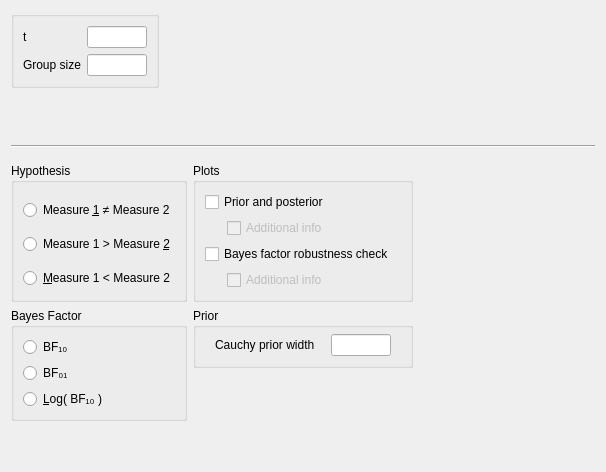
<?xml version="1.0" encoding="UTF-8"?>
<ui version="4.0">
 <class>BainTTestBayesianPairedSamplesForm</class>
 <widget class="QWidget" name="BainTTestBayesianPairedSamplesForm">
  <property name="geometry">
   <rect>
    <x>0</x>
    <y>0</y>
    <width>606</width>
    <height>472</height>
   </rect>
  </property>
  <property name="sizePolicy">
   <sizepolicy hsizetype="Fixed" vsizetype="Preferred">
    <horstretch>0</horstretch>
    <verstretch>0</verstretch>
   </sizepolicy>
  </property>
  <property name="windowTitle">
   <string>Form</string>
  </property>
  <layout class="QGridLayout" name="gridLayout">
   <item row="2" column="0" colspan="2">
    <widget class="Line" name="line">
     <property name="orientation">
      <enum>Qt::Horizontal</enum>
     </property>
    </widget>
   </item>
   <item row="0" column="0">
    <widget class="BoundGroupBox" name="missingValues">
     <property name="title">
      <string/>
     </property>
     <property name="flat">
      <bool>false</bool>
     </property>
     <layout class="QGridLayout" name="gridLayout_6">
      <item row="0" column="0">
       <widget class="QLabel" name="label_2">
        <property name="text">
         <string>t</string>
        </property>
       </widget>
      </item>
      <item row="1" column="0">
       <widget class="QLabel" name="label_3">
        <property name="text">
         <string>&lt;html&gt;&lt;head/&gt;&lt;body&gt;&lt;p&gt;Group size&lt;/p&gt;&lt;/body&gt;&lt;/html&gt;</string>
        </property>
       </widget>
      </item>
      <item row="0" column="1">
       <widget class="BoundTextBox" name="tStatistic">
        <property name="sizePolicy">
         <sizepolicy hsizetype="Fixed" vsizetype="Preferred">
          <horstretch>0</horstretch>
          <verstretch>0</verstretch>
         </sizepolicy>
        </property>
        <property name="minimumSize">
         <size>
          <width>60</width>
          <height>0</height>
         </size>
        </property>
        <property name="maximumSize">
         <size>
          <width>60</width>
          <height>16777215</height>
         </size>
        </property>
       </widget>
      </item>
      <item row="1" column="1">
       <widget class="BoundTextBox" name="n1Size">
        <property name="sizePolicy">
         <sizepolicy hsizetype="Fixed" vsizetype="Preferred">
          <horstretch>0</horstretch>
          <verstretch>0</verstretch>
         </sizepolicy>
        </property>
        <property name="minimumSize">
         <size>
          <width>60</width>
          <height>0</height>
         </size>
        </property>
        <property name="maximumSize">
         <size>
          <width>60</width>
          <height>16777215</height>
         </size>
        </property>
       </widget>
      </item>
     </layout>
    </widget>
   </item>
   <item row="3" column="0" colspan="2">
    <widget class="QWidget" name="gridWidget" native="true">
     <property name="sizePolicy">
      <sizepolicy hsizetype="Fixed" vsizetype="Fixed">
       <horstretch>0</horstretch>
       <verstretch>0</verstretch>
      </sizepolicy>
     </property>
     <layout class="QGridLayout" name="gridLayout_7">
      <property name="leftMargin">
       <number>0</number>
      </property>
      <property name="rightMargin">
       <number>0</number>
      </property>
      <property name="bottomMargin">
       <number>0</number>
      </property>
      <item row="1" column="1">
       <widget class="QWidget" name="widget_3" native="true">
        <property name="sizePolicy">
         <sizepolicy hsizetype="Preferred" vsizetype="Preferred">
          <horstretch>0</horstretch>
          <verstretch>0</verstretch>
         </sizepolicy>
        </property>
        <layout class="QGridLayout" name="gridLayout_2">
         <property name="leftMargin">
          <number>0</number>
         </property>
         <property name="topMargin">
          <number>0</number>
         </property>
         <property name="rightMargin">
          <number>0</number>
         </property>
         <property name="bottomMargin">
          <number>0</number>
         </property>
         <item row="4" column="0">
          <spacer name="verticalSpacer_4">
           <property name="orientation">
            <enum>Qt::Vertical</enum>
           </property>
           <property name="sizeHint" stdset="0">
            <size>
             <width>20</width>
             <height>40</height>
            </size>
           </property>
          </spacer>
         </item>
         <item row="0" column="0">
          <widget class="GroupBox" name="groupBox">
           <property name="title">
            <string>Prior</string>
           </property>
           <layout class="QGridLayout" name="gridLayout_11">
            <property name="topMargin">
             <number>6</number>
            </property>
            <item row="0" column="0">
             <widget class="QLabel" name="label">
              <property name="sizePolicy">
               <sizepolicy hsizetype="Fixed" vsizetype="Fixed">
                <horstretch>0</horstretch>
                <verstretch>0</verstretch>
               </sizepolicy>
              </property>
              <property name="text">
               <string>Cauchy prior width</string>
              </property>
             </widget>
            </item>
            <item row="0" column="1">
             <widget class="BoundTextBox" name="priorWidth">
              <property name="sizePolicy">
               <sizepolicy hsizetype="Fixed" vsizetype="Preferred">
                <horstretch>0</horstretch>
                <verstretch>0</verstretch>
               </sizepolicy>
              </property>
              <property name="minimumSize">
               <size>
                <width>60</width>
                <height>0</height>
               </size>
              </property>
              <property name="maximumSize">
               <size>
                <width>60</width>
                <height>16777215</height>
               </size>
              </property>
             </widget>
            </item>
           </layout>
          </widget>
         </item>
        </layout>
       </widget>
      </item>
      <item row="1" column="0">
       <widget class="QWidget" name="widget_2" native="true">
        <property name="maximumSize">
         <size>
          <width>240</width>
          <height>16777215</height>
         </size>
        </property>
        <layout class="QGridLayout" name="gridLayout_5">
         <property name="leftMargin">
          <number>0</number>
         </property>
         <property name="topMargin">
          <number>0</number>
         </property>
         <property name="rightMargin">
          <number>0</number>
         </property>
         <property name="bottomMargin">
          <number>0</number>
         </property>
         <item row="5" column="0">
          <widget class="BoundGroupBox" name="bayesFactorType">
           <property name="title">
            <string>Bayes Factor</string>
           </property>
           <property name="flat">
            <bool>false</bool>
           </property>
           <layout class="QGridLayout" name="gridLayout_13">
            <item row="0" column="0">
             <widget class="QRadioButton" name="_1">
              <property name="sizePolicy">
               <sizepolicy hsizetype="Fixed" vsizetype="Fixed">
                <horstretch>0</horstretch>
                <verstretch>0</verstretch>
               </sizepolicy>
              </property>
              <property name="text">
               <string>BF₁₀</string>
              </property>
             </widget>
            </item>
            <item row="1" column="0">
             <widget class="QRadioButton" name="_2">
              <property name="sizePolicy">
               <sizepolicy hsizetype="Fixed" vsizetype="Fixed">
                <horstretch>0</horstretch>
                <verstretch>0</verstretch>
               </sizepolicy>
              </property>
              <property name="text">
               <string>BF₀₁</string>
              </property>
             </widget>
            </item>
            <item row="2" column="0">
             <widget class="QRadioButton" name="_3">
              <property name="sizePolicy">
               <sizepolicy hsizetype="Fixed" vsizetype="Fixed">
                <horstretch>0</horstretch>
                <verstretch>0</verstretch>
               </sizepolicy>
              </property>
              <property name="text">
               <string>&amp;Log( BF₁₀ )</string>
              </property>
             </widget>
            </item>
            <item row="1" column="1">
             <spacer name="horizontalSpacer_3">
              <property name="orientation">
               <enum>Qt::Horizontal</enum>
              </property>
              <property name="sizeHint" stdset="0">
               <size>
                <width>40</width>
                <height>20</height>
               </size>
              </property>
             </spacer>
            </item>
           </layout>
          </widget>
         </item>
         <item row="7" column="0">
          <spacer name="verticalSpacer">
           <property name="orientation">
            <enum>Qt::Vertical</enum>
           </property>
           <property name="sizeHint" stdset="0">
            <size>
             <width>20</width>
             <height>40</height>
            </size>
           </property>
          </spacer>
         </item>
        </layout>
       </widget>
      </item>
      <item row="0" column="0">
       <widget class="BoundGroupBox" name="hypothesis">
        <property name="title">
         <string>Hypothesis</string>
        </property>
        <property name="flat">
         <bool>true</bool>
        </property>
        <layout class="QGridLayout" name="gridLayout_9">
         <property name="bottomMargin">
          <number>0</number>
         </property>
         <item row="2" column="0">
          <widget class="QRadioButton" name="_3oneTailedLessThan">
           <property name="sizePolicy">
            <sizepolicy hsizetype="Fixed" vsizetype="Fixed">
             <horstretch>0</horstretch>
             <verstretch>0</verstretch>
            </sizepolicy>
           </property>
           <property name="text">
            <string>&amp;Measure 1 &lt; Measure 2</string>
           </property>
          </widget>
         </item>
         <item row="1" column="0">
          <widget class="QRadioButton" name="_2oneTailedGreaterThan">
           <property name="sizePolicy">
            <sizepolicy hsizetype="Fixed" vsizetype="Fixed">
             <horstretch>0</horstretch>
             <verstretch>0</verstretch>
            </sizepolicy>
           </property>
           <property name="text">
            <string>Measure 1 &gt; Measure &amp;2</string>
           </property>
          </widget>
         </item>
         <item row="0" column="0">
          <widget class="QRadioButton" name="_1twoTailed">
           <property name="sizePolicy">
            <sizepolicy hsizetype="Fixed" vsizetype="Fixed">
             <horstretch>0</horstretch>
             <verstretch>0</verstretch>
            </sizepolicy>
           </property>
           <property name="text">
            <string>Measure &amp;1 ≠ Measure 2</string>
           </property>
          </widget>
         </item>
        </layout>
       </widget>
      </item>
      <item row="0" column="1">
       <widget class="GroupBox" name="plotsGroup">
        <property name="title">
         <string>Plots</string>
        </property>
        <layout class="QGridLayout" name="gridLayout_4">
         <item row="0" column="0" colspan="3">
          <widget class="BoundCheckBox" name="plotPriorAndPosterior">
           <property name="enabled">
            <bool>true</bool>
           </property>
           <property name="sizePolicy">
            <sizepolicy hsizetype="Fixed" vsizetype="Fixed">
             <horstretch>0</horstretch>
             <verstretch>0</verstretch>
            </sizepolicy>
           </property>
           <property name="text">
            <string>Prior and posterior</string>
           </property>
          </widget>
         </item>
         <item row="2" column="1" colspan="3">
          <widget class="BoundCheckBox" name="plotPriorAndPosteriorAdditionalInfo">
           <property name="enabled">
            <bool>false</bool>
           </property>
           <property name="sizePolicy">
            <sizepolicy hsizetype="Fixed" vsizetype="Fixed">
             <horstretch>0</horstretch>
             <verstretch>0</verstretch>
            </sizepolicy>
           </property>
           <property name="text">
            <string>Additional info</string>
           </property>
          </widget>
         </item>
         <item row="3" column="0" colspan="3">
          <widget class="BoundCheckBox" name="plotBayesFactorRobustness">
           <property name="sizePolicy">
            <sizepolicy hsizetype="Fixed" vsizetype="Fixed">
             <horstretch>0</horstretch>
             <verstretch>0</verstretch>
            </sizepolicy>
           </property>
           <property name="text">
            <string>Bayes factor robustness check</string>
           </property>
          </widget>
         </item>
         <item row="4" column="0">
          <widget class="QWidget" name="widget_4" native="true">
           <property name="maximumSize">
            <size>
             <width>16</width>
             <height>16777215</height>
            </size>
           </property>
          </widget>
         </item>
         <item row="4" column="1">
          <widget class="BoundCheckBox" name="plotBayesFactorRobustnessAdditionalInfo">
           <property name="enabled">
            <bool>false</bool>
           </property>
           <property name="sizePolicy">
            <sizepolicy hsizetype="Fixed" vsizetype="Fixed">
             <horstretch>0</horstretch>
             <verstretch>0</verstretch>
            </sizepolicy>
           </property>
           <property name="text">
            <string>Additional info</string>
           </property>
          </widget>
         </item>
        </layout>
       </widget>
      </item>
     </layout>
    </widget>
   </item>
   <item row="1" column="0">
    <widget class="QWidget" name="widget" native="true"/>
   </item>
   <item row="0" column="1">
    <spacer name="horizontalSpacer_2">
     <property name="orientation">
      <enum>Qt::Horizontal</enum>
     </property>
     <property name="sizeHint" stdset="0">
      <size>
       <width>40</width>
       <height>20</height>
      </size>
     </property>
    </spacer>
   </item>
  </layout>
 </widget>
 <customwidgets>
  <customwidget>
   <class>BoundTextBox</class>
   <extends>QLineEdit</extends>
   <header>widgets/boundtextbox.h</header>
  </customwidget>
  <customwidget>
   <class>BoundGroupBox</class>
   <extends>QGroupBox</extends>
   <header>widgets/boundgroupbox.h</header>
   <container>1</container>
  </customwidget>
  <customwidget>
   <class>BoundCheckBox</class>
   <extends>QCheckBox</extends>
   <header>widgets/boundcheckbox.h</header>
  </customwidget>
  <customwidget>
   <class>GroupBox</class>
   <extends>QGroupBox</extends>
   <header>widgets/groupbox.h</header>
   <container>1</container>
  </customwidget>
 </customwidgets>
 <resources/>
 <connections>
  <connection>
   <sender>plotPriorAndPosterior</sender>
   <signal>toggled(bool)</signal>
   <receiver>plotPriorAndPosteriorAdditionalInfo</receiver>
   <slot>setEnabled(bool)</slot>
   <hints>
    <hint type="sourcelabel">
     <x>318</x>
     <y>588</y>
    </hint>
    <hint type="destinationlabel">
     <x>325</x>
     <y>611</y>
    </hint>
   </hints>
  </connection>
  <connection>
   <sender>plotBayesFactorRobustness</sender>
   <signal>toggled(bool)</signal>
   <receiver>plotBayesFactorRobustnessAdditionalInfo</receiver>
   <slot>setEnabled(bool)</slot>
   <hints>
    <hint type="sourcelabel">
     <x>318</x>
     <y>588</y>
    </hint>
    <hint type="destinationlabel">
     <x>325</x>
     <y>611</y>
    </hint>
   </hints>
  </connection>
 </connections>
</ui>
